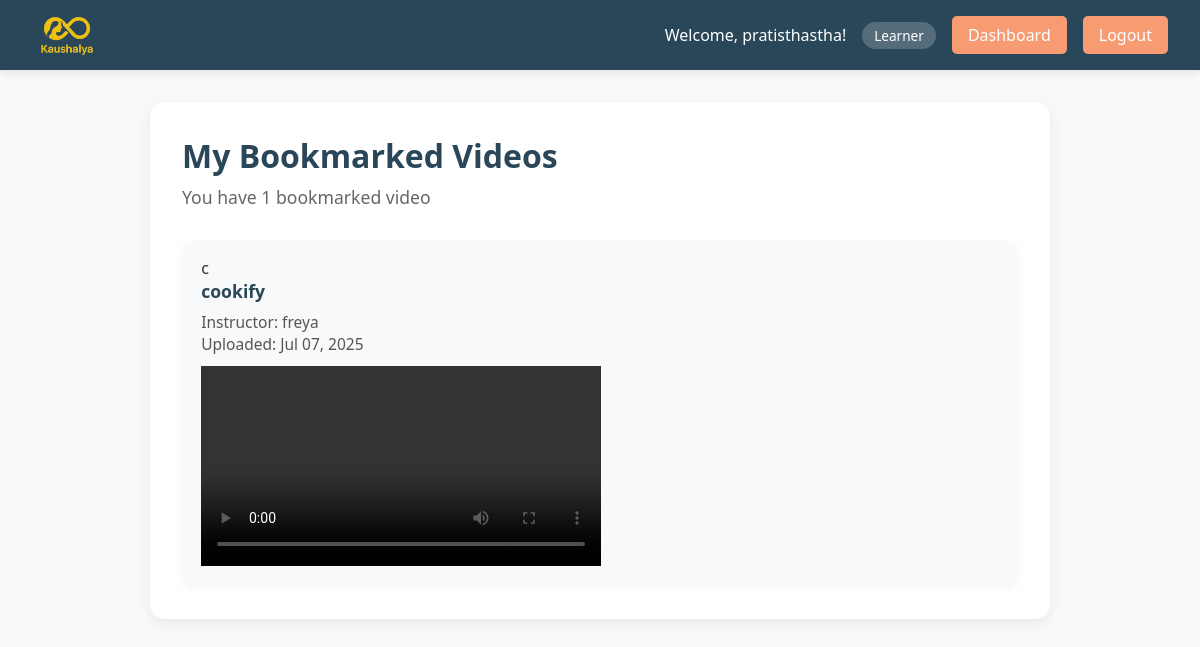
Screenshot of /bookmarks/ (signed in) with the database file from the repository.
### core/models.py (models this page shows, shortened)
class Profile(models.Model):
    ROLE_CHOICES = [
        ('learner', 'Learner'),
        ('instructor', 'Instructor/Admin'),
    ]
    user = models.OneToOneField(User, on_delete=models.CASCADE)
    role = models.CharField(max_length=20, choices=ROLE_CHOICES)
    specialization = models.CharField(max_length=100, blank=True)
    age = models.PositiveIntegerField(null=True, blank=True)
    email = models.EmailField(max_length=254, blank=True)
    avatar = models.ImageField(upload_to='avatars/', blank=True, null=True)

### instructors/models.py (models this page shows, shortened)
class Video(models.Model):
    instructor = models.ForeignKey(User, on_delete=models.CASCADE)
    title = models.CharField(max_length=200)
    video = models.FileField(upload_to='videos/')
    pdf_notes = models.FileField(upload_to='video_pdfs/', blank=True, null=True)
    assignment_link = models.URLField(blank=True)
    uploaded_at = models.DateTimeField(auto_now_add=True)
    playback_id = models.CharField(max_length=64, blank=True, null=True)  # Mux playback ID

### core/views.py (the view)
# urls.py: path('bookmarks/', views.bookmarked_videos_view, name='bookmarked_videos'),
@login_required
def bookmarked_videos_view(request):
    bookmarked_ids = BookmarkedCourse.objects.filter(user=request.user).values_list('video_id', flat=True)
    videos = Video.objects.filter(id__in=bookmarked_ids)
    request.user.bookmarked_ids = set(bookmarked_ids)
    context = {
        'courses': videos,
        'total_results': videos.count(),
        'dashboard_type': 'Learner' if request.user.profile.role == 'learner' else 'Instructor/Admin',
    }
    return render(request, 'core/bookmarked_videos.html', context)

### core/templates/core/bookmarked_videos.html (shortened to what this page needs)
{% load static %}
<!DOCTYPE html>
<html lang="en">
<head>
</head>
<body>
    <nav class="navbar">
        <div class="navbar-content">
            <a href="{% url 'dashboard' %}" class="logo" style="display: flex; align-items: center; gap: 0.5rem;">
                <img src="{% static 'core/logo for kaushalya.png' %}" alt="Kaushalaya Logo" style="height: 70px; width: auto; display: block; border-radius: 6px;">
            </a>
            <div class="nav-links" id="navLinks">
                <div class="user-info">
                    <span>Welcome, {{ request.user.username }}!</span>
                    <span class="user-role">{{ dashboard_type }}</span>
                </div>
                <a href="{% url 'dashboard' %}" class="nav-btn">Dashboard</a>
                <a href="{% url 'logout' %}" class="logout-btn">Logout</a>
            </div>
        </div>
    </nav>
    <div class="main-content">
        <h1 class="search-title">My Bookmarked Videos</h1>
        <p class="search-subtitle">You have {{ total_results }} bookmarked video{{ total_results|pluralize }}</p>
        {% if courses %}
        <div class="courses-grid">
            {% for course in courses %}
            <div class="course-card">
                <div class="course-image">
                    {{ course.title|slice:":1" }}
                </div>
                <div class="course-content">
                    <h3 class="course-title">{{ course.title }}</h3>
                    <p class="course-meta">
                        Instructor: <span class="course-instructor">{{ course.instructor.username }}</span><br>
                        Uploaded: {{ course.uploaded_at|date:"M d, Y" }}
                    </p>
                    {% if course.video %}
                    <video width="100%" height="200" controls>
                        <source src="{{ course.video.url }}" type="video/mp4">
                    </video>
                    {% endif %}
                </div>
            </div>
            {% endfor %}
        </div>
        {% else %}
        <div class="no-results">
            <h3>No bookmarked videos found.</h3>
            <p>Bookmark videos to see them here.</p>
        </div>
        {% endif %}
    </div>
</body>
</html>

### core/templates/core/bookmarked_videos.html (style rules this page uses)
* { margin: 0; padding: 0; box-sizing: border-box; }
body { font-family: 'Segoe UI', Tahoma, Geneva, Verdana, sans-serif; background: #f8f9fa; color: #333; }
.navbar { background: #2A4759; padding: 1rem 2rem; box-shadow: 0 2px 10px rgba(0, 0, 0, 0.1); }
.navbar-content { display: flex; justify-content: space-between; align-items: center; position: relative; }
.logo { font-size: 1.5rem; font-weight: bold; height: 30px; flex-shrink: 0; color: white; }
.user-info { display: flex; align-items: center; gap: 1rem; color: white; }
.user-role { background: rgba(255, 255, 255, 0.2); padding: 0.25rem 0.75rem; border-radius: 20px; font-size: 0.85rem; }
.logout-btn, .nav-btn { background: #F79B72; color: white; border: none; padding: 0.5rem 1rem; border-radius: 5px; cursor: pointer; text-decoration: none; transition: background 0.2s ease, transform 0.2s ease; }
.nav-links { display: flex; align-items: center; gap: 1rem; }
.main-content { max-width: 900px; margin: 2rem auto; background: #fff; border-radius: 15px; box-shadow: 0 4px 16px rgba(0,0,0,0.07); padding: 2rem; }
.search-title { font-size: 2rem; color: #2A4759; margin-bottom: 0.5rem; }
.search-subtitle { color: #666; font-size: 1.1rem; margin-bottom: 2rem; }
.courses-grid { display: grid; grid-template-columns: repeat(auto-fit, minmax(300px, 1fr)); gap: 2rem; }
.course-card { background: #f8f9fa; border-radius: 10px; box-shadow: 0 2px 8px rgba(0,0,0,0.04); padding: 1rem 1.2rem; display: flex; flex-direction: column; align-items: flex-start; }
.course-title { font-size: 1.1rem; font-weight: bold; color: #2A4759; margin-bottom: 0.5rem; }
.course-meta { color: #555; font-size: 0.97rem; margin-bottom: 0.7rem; }

### rows the page displays
Profile: role "Learner"
Video: title "c", title "cookify", instructor.username "freya", uploaded_at "Jul 07, 2025"

### other values shown
{{ request.user.username }} "pratisthastha"
{{ total_results }} "1"
